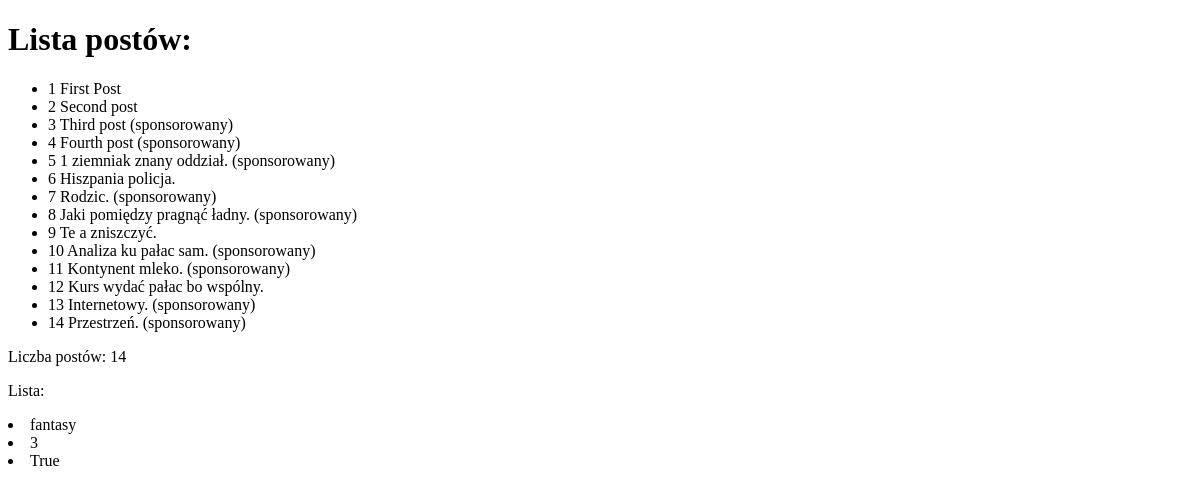
/posts/, run on an earlier commit of the app's database.
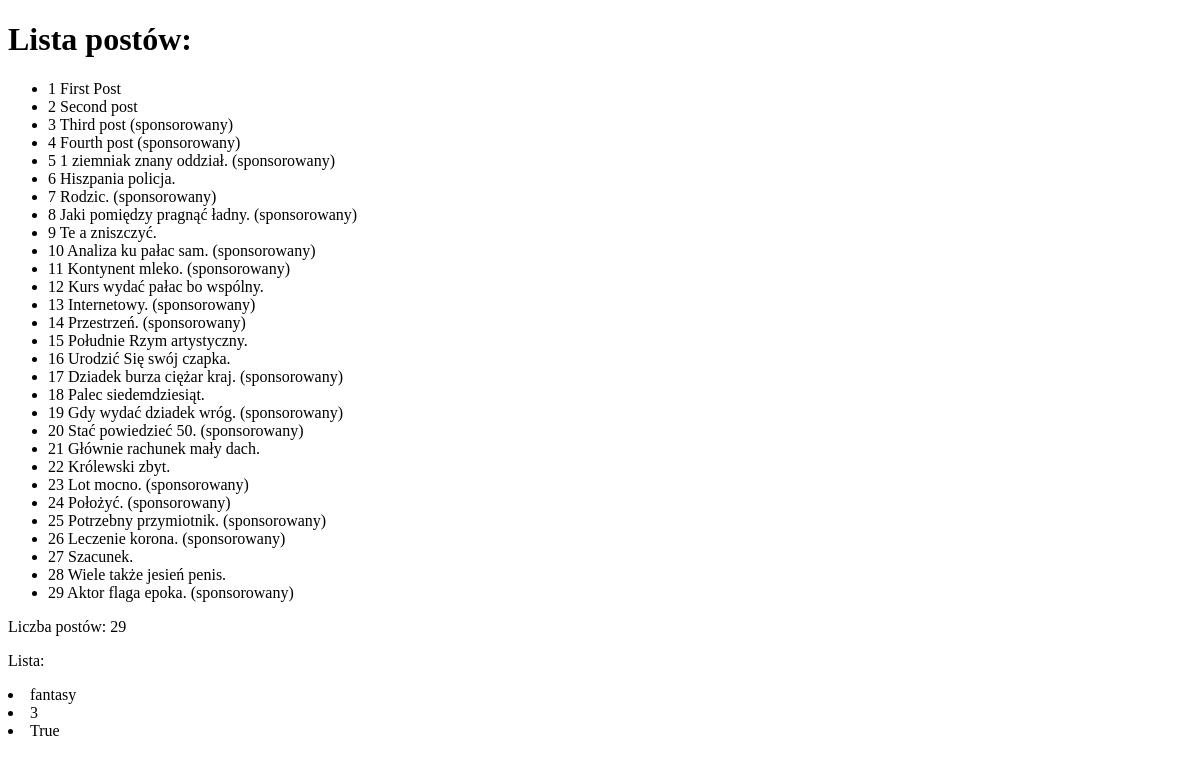
And on a later commit of the database.
### posts/models.py (models this page shows)
class Post(models.Model):
  title = models.CharField(max_length=255)
  content = models.TextField()
  published = models.BooleanField(default=False)
  created = models.DateTimeField(auto_now_add=True)
  modified = models.DateTimeField(auto_now=True)
  sponsored = models.BooleanField(default=False)
  def __str__(self):
    return f"{self.id} {self.title}"

### posts/views.py (the view)
# urls.py: path('', posts_list),
def posts_list(request):
  posts = Post.objects.all()
  context = {'posts_list': posts, 'posts_number': len(posts), 'topics': ['fantasy', 3, True]}
  return render(request, "posts/list.html", context)

### posts/templates/posts/list.html (shortened to what this page needs)
<!DOCTYPE html>
<html lang="en">
  <head>
  </head>
  <body>
    <h1>Lista postów:</h1>
    <ul>
      {% for post in posts_list %}
        <li>{{post}}
          {% if post.sponsored %}
            (sponsorowany)
          {% endif %}
        </li>
      {% endfor %}
    </ul>
    <p>Liczba postów: {{posts_number}}</p>
    <p>Lista:</p>
    {% for topic in topics %}
    <li>{{topic}}</li>
    {% endfor %}
  </body>
</html>

What changed in the data, as far as the page shows it:
added Post: id+title "15 Południe Rzym artystyczny."
added Post: id+title "16 Urodzić Się swój czapka."
added Post: id+title "17 Dziadek burza ciężar kraj.", sponsored "(sponsorowany)"
added Post: id+title "18 Palec siedemdziesiąt."
added Post: id+title "19 Gdy wydać dziadek wróg.", sponsored "(sponsorowany)"
added Post: id+title "20 Stać powiedzieć 50.", sponsored "(sponsorowany)"
added Post: id+title "21 Głównie rachunek mały dach."
added Post: id+title "22 Królewski zbyt."
added Post: id+title "23 Lot mocno.", sponsored "(sponsorowany)"
added Post: id+title "24 Położyć.", sponsored "(sponsorowany)"
added Post: id+title "25 Potrzebny przymiotnik.", sponsored "(sponsorowany)"
added Post: id+title "26 Leczenie korona.", sponsored "(sponsorowany)"
added Post: id+title "27 Szacunek."
added Post: id+title "28 Wiele także jesień penis."
added Post: id+title "29 Aktor flaga epoka.", sponsored "(sponsorowany)"
Also different on the page:
{{ posts_number }}: "14" → "29"
